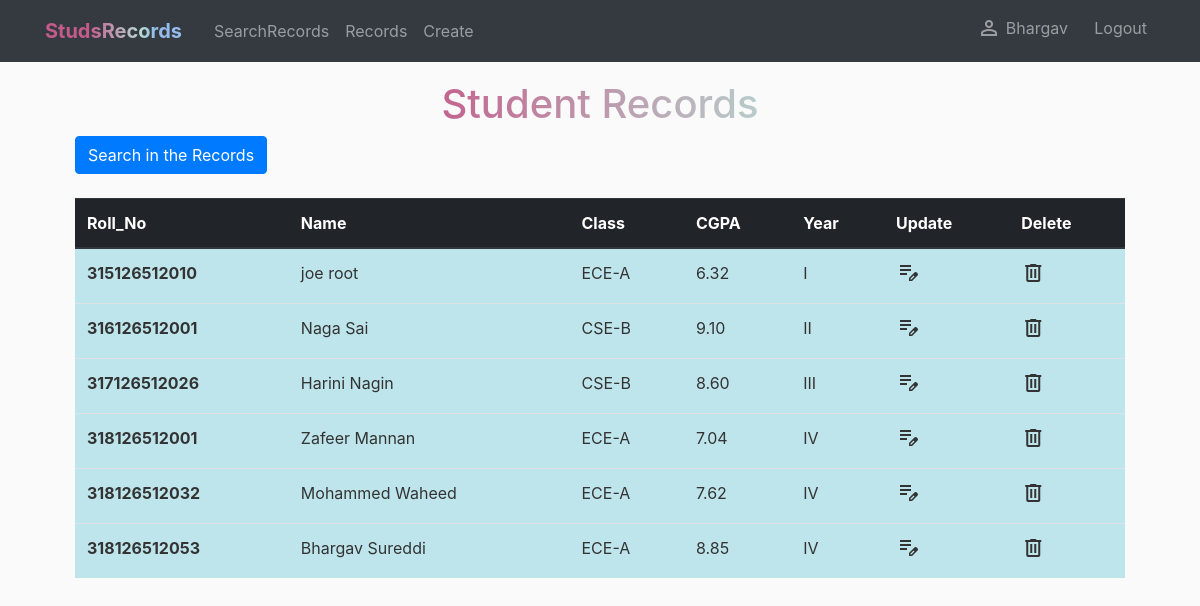
The page /records/filtered (signed in) on the database its author committed.
### student/models.py (models this page shows, shortened)
class Student(models.Model):
    YEAR=[('I', 'First'),
    ('II', 'Second'),
    ('III', 'Third'),
    ('IV', 'Fourth')]
    BRANCH_SEC = [
    ('ECE-A', 'ECE-A'),
    ('ECE-B', 'ECE-B'),
    ('CSE-A', 'CSE-A'),
    ('CSE-B', 'CSE-B'),
    ('EEE-A', 'EEE-A')]
    roll_no=models.PositiveBigIntegerField(help_text="Enter your roll number (length-12) : <em>(318126xxxxxx)</em> format",verbose_name="Roll number",default=318126512000
    ,validators=[MinValueValidator(1),MaxValueValidator(318126512999),RegexValidator(r"^\d{1,12}")],unique=True)
    name=models.CharField(max_length=50)
    class_signature=models.CharField(
        max_length=5,
        choices=BRANCH_SEC,
        default="ECE-A",
        verbose_name="Branch and Section"
    )
    cgpa=models.DecimalField(decimal_places=2,max_digits=4,validators=[RegexValidator(r"^\d{1}\.\d{1,2}$")],help_text="format: <em>x.xx</em> Eg:8.85",error_messages={"invalid":"Enter according to the format x.xx"})
    year=models.CharField(max_length=4,choices=YEAR,default="I")

### student/views.py (the view)
# urls.py: path('records/filtered',views.show,name="records-filtered"),
@login_required
def show(request):
    ordering = ["year",'class_signature',"roll_no"]
    filter=StudentFilter(request.GET,Student.objects.all().order_by(*ordering))
    object_list=filter.qs
    context={"object_list":object_list,"filter":filter}
    return render(request,"student/record_filters.html",context=context)

### student/templates/student/record_filters.html (shortened to what this page needs)
{% extends 'student/base.html' %}
{% load crispy_forms_tags %}
{% block content %}
<div class="container mt-4">
  <h1 class="text-center heading">Student Records</h1>
  <button class="btn btn-primary" type="button" data-toggle="collapse" data-target="#collapseExample" aria-expanded="false" aria-controls="collapseExample">
    Search in the Records
  </button>
  <div class="table-responsive">
    <table class="table table-hover mt-4">
      <thead class="thead-dark">
        <tr>
          <th scope="col">Roll_No</th>
          <th scope="col">Name</th>
          <th scope="col">Class</th>
          <th scope="col">CGPA</th>
          <th scope="col">Year</th>
          <th scope="col">Update</th>
          <th scope="col">Delete</th>
        </tr>
      </thead>
      <tbody>
        {% for record in object_list %}
        <tr class="table-info pointer" onclick="window.location='/records/{{record.pk}}/detail'">
            <th scope="row">{{record.roll_no}}</th>
            <td>{{record.name}}</td>
            <td>{{record.class_signature}}</td>
            <td>{{record.cgpa}}</td>
            <td><a href="{% url 'records-year' record.year %}" class="nostyle">{{record.year}}</a></td>
            <td> <a href="{% url 'record-update' record.pk %}" class="nostyle"><span class="material-symbols-outlined">
            </span></a></td>
            <td> <a href="{% url 'record-delete' record.pk %}" class="nostyle"><span class="material-symbols-outlined">
            </span></a></td>
        </tr>
        {% endfor %}
      </tbody>
    </table>
  </div>
</div>
{% endblock content %}

### student/templates/student/base.html (shortened to what this page needs)
{% load static %}
<!DOCTYPE html>
<html lang="en">
  <head>
    <link
      rel="stylesheet"
      href="https://cdn.jsdelivr.net/npm/bootstrap@4.0.0/dist/css/bootstrap.min.css"
    />
    <link rel="stylesheet" href="{% static 'css/main.css' %}" />
  </head>
  <body>
    <nav class="navbar navbar-expand-md navbar-dark bg-dark fixed-top">
      <div class="container">
        <a class="navbar-brand mr-4 font-weight-bold" href="{% url 'student-home' %}">StudsRecords</a>
        <div class="collapse navbar-collapse" id="navbarToggle">
          <div class="navbar-nav mr-auto">
            <a class="nav-item nav-link" href="{% url 'records-filtered' %}">SearchRecords</a>
            <a class="nav-item nav-link" href="{% url 'records-list' %}">Records</a>
            <a class="nav-item nav-link" href="{% url 'record-create' %}">Create</a>
          </div>
          <div class="navbar-nav">
            {% if user.is_authenticated %}
            <a class="nav-item nav-link" href="{% url 'user-profile' %}">
              <div class="container">
                <div class="row no-gutters">
                  <div class="col-md-4">
              <span class="material-symbols-outlined ">person</span>
                  </div>
                  <div class="col-md-4"><span>{{user.username}}</span></div>
                </div>
              </div>
              </a>
            <a class="nav-item nav-link" href="{% url 'logout' %}">Logout</a>
            {% else %}
            <a class="nav-item nav-link" href="{% url 'login' %}"> Login</a>
            {% endif %}
          </div>
        </div>
      </div>
    </nav>
    <main role="main" class="container mt-5">
      <div class="container">
         {% block content %}{% endblock content %}
      </div>
    </main>
  </body>
</html>

### static/css/main.css (style rules this page uses)
body { background: #fafafa; color: #333333; margin-top: 5rem; }
.heading, .navbar-brand { background: rgb(196, 91, 137); background: linear-gradient( 90deg, rgba(196, 91, 137, 1) 32%, rgba(182, 220, 212, 1) 70%, rgba(148, 187, 233, 1) 80% ); -webkit-background-clip: text; -webkit-text-fill-color: transparent; }
.theaddeets,h1 { background: linear-gradient( 90deg, rgba(10, 113, 40, 0.7374300061821604) 18%, rgba(183, 221, 99, 1) 52%, rgba(147, 55, 83, 0.48252804539784666) 91% ); }
.pointer { cursor: pointer; }
.nostyle { color: inherit; text-decoration: none; }

### rows shown on the page
Student: roll_no "315126512010", name "joe root", class_signature "ECE-A", cgpa "6.32", year "I"
Student: roll_no "316126512001", name "Naga Sai", class_signature "CSE-B", cgpa "9.10", year "II"
Student: roll_no "317126512026", name "Harini Nagin", class_signature "CSE-B", cgpa "8.60", year "III"
Student: roll_no "318126512001", name "Zafeer Mannan", class_signature "ECE-A", cgpa "7.04", year "IV"
Student: roll_no "318126512032", name "Mohammed Waheed", class_signature "ECE-A", cgpa "7.62", year "IV"
Student: roll_no "318126512053", name "Bhargav Sureddi", class_signature "ECE-A", cgpa "8.85", year "IV"

### other values the page prints
{{ user.username }} "Bhargav"
